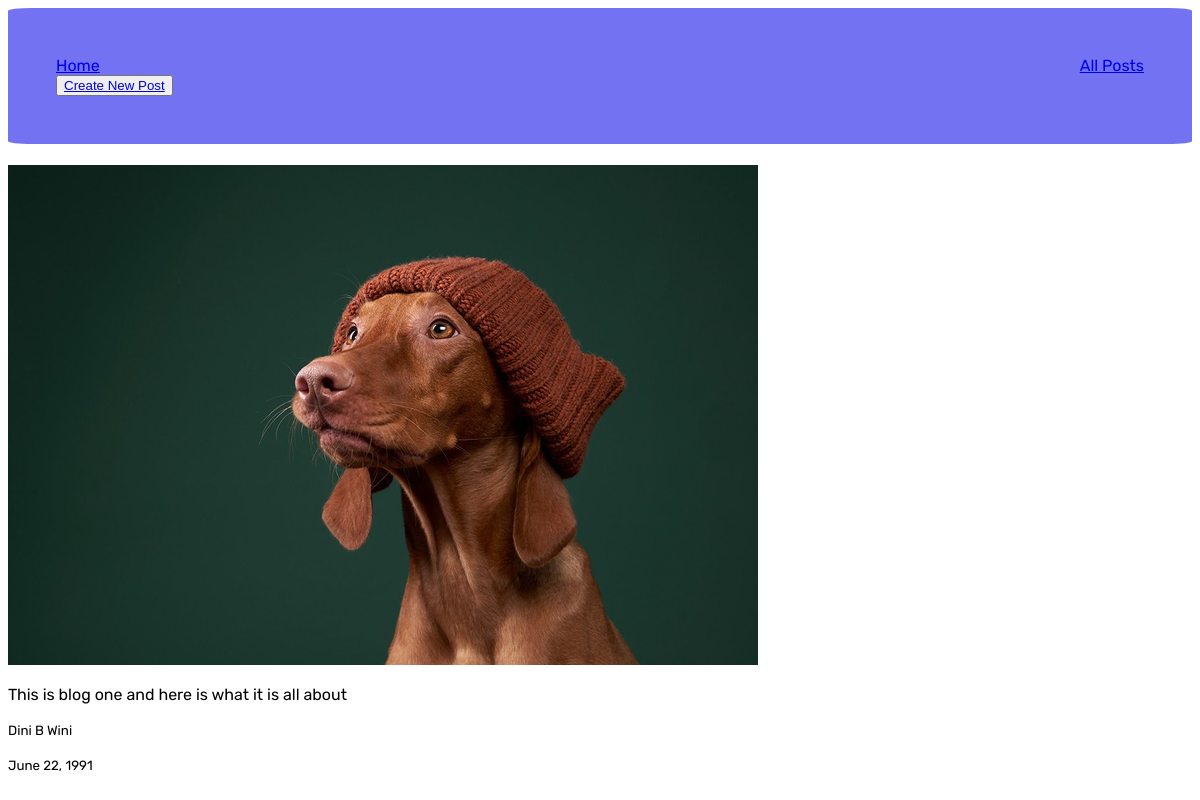
The page /posts/blog-1 on the database its author committed.
### blog/models.py (models this page shows, shortened)
class BlogPost(models.Model):
    image = models.ImageField(upload_to="blog_pics")
    title = models.CharField(max_length=50)
    blog_text = models.TextField(max_length=1000)
    author = models.ForeignKey(Author, on_delete=models.SET_NULL, null=True, related_name="blogs")
    date = models.DateField(auto_now=True)
    slug = models.SlugField(default="",  blank=True,
                            null=False, db_index=True)

class Author(models.Model):
    first_name = models.CharField(max_length=100)
    last_name = models.CharField(max_length=100)

### blog/views.py (the view)
# urls.py: path('posts/<str:slug>', views.ViewPostView.as_view(), name="blog-post"),
class ViewPostView(DetailView):
    template_name = "blog/show_blog.html"
    model = BlogPost

### blog/templates/blog/show_blog.html (shortened to what this page needs)
{% extends "base.html" %}
{% load static %}
{% block css_files  %}
    <link rel="stylesheet" href="{% static "blog/includes/header.css" %}">
{% endblock  %}
{% block content %}
    {% include "blog/includes/header.html" %}
    <img src="{{ blogpost.image.url }}"/>
    <p> {{ blogpost.blog_text }} </p>
    <small>{{ blogpost.author.first_name }} {{blogpost.author.last_name}} </small>
    <p><small>{{ blogpost.date}} </small></p>
{% endblock content %}

### static/styles.css (style rules this page uses)
html { font-family: "Rubik", sans-serif; font-size: 600; }

### rows shown on the page
BlogPost: image (picture), blog_text "This is blog one and here is what it is all about", author.first_name "Dini B", author.last_name "Wini", date "June 22, 1991"
